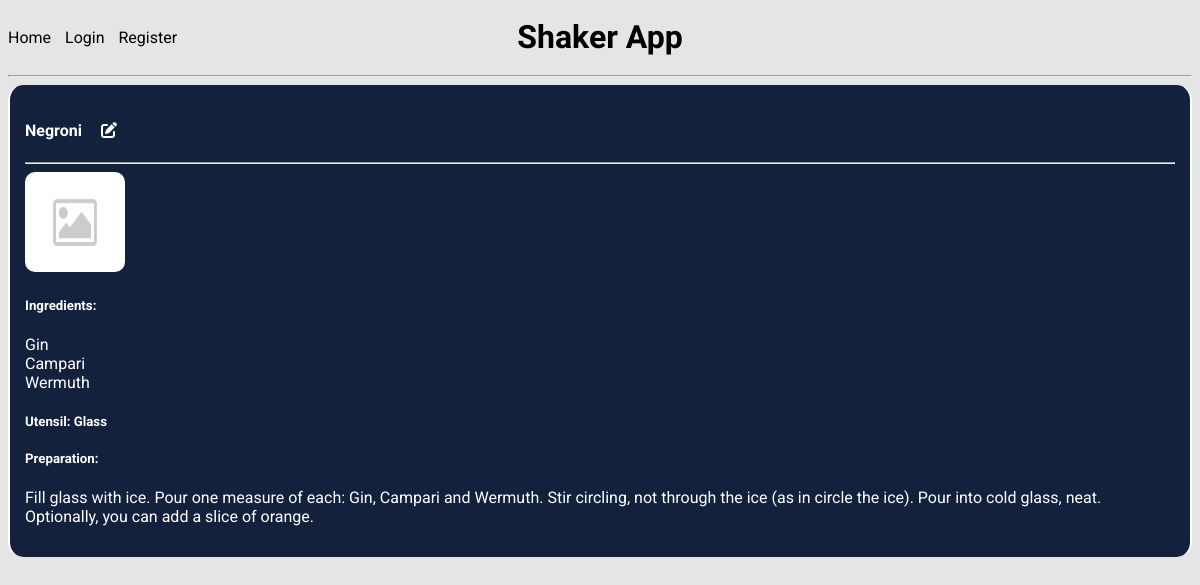
Page /drink_details/7 on the committed database.
### shakerApp/models.py (models this page shows, shortened)
class DrinkRecipe(models.Model):
    name = models.CharField(max_length=100)
    ingredients = models.ManyToManyField(Ingredients)
    utensil = models.IntegerField(choices=requiredUtensil, default=0)
    preparation = models.CharField(max_length=1000)
    image = models.ImageField(default='no-photo.png')

class Ingredients(models.Model):
    type = models.IntegerField(choices=ingredientType)
    name = models.CharField(max_length=100)
    image = models.ImageField(default='no-photo.png')

### shakerApp/views.py (the view)
# urls.py: path('drink_details/<int:pk>', views.DetailDrinkView.as_view(), name='drink_details'),
class DetailDrinkView(View):
    def get(self, request, pk):
        drink = get_object_or_404(DrinkRecipe, pk=pk)
        context = {
            'name': drink.name,
            'utensil': drink.utensil,
            'ingredients': drink.ingredients.all(),
            'preparation': drink.preparation,
            'image': drink.image,
            'id': drink.id,
        }
        return render(request, 'shakerApp/drink_details.html', context)

### shakerApp/templates/shakerApp/drink_details.html
{% extends 'shakerApp/base.html' %}
{% block content %}
<div class="container">
    <h4>
        {{ name }} <a href="{% url 'shakerApp:edit_drink' id %}"><i class="fa-solid fa-pen-to-square"></a></i>
    </h4>
    <hr>
    <img src="{{ image.url }}" height="100px" width="100px">
    <h5>Ingredients:</h5>
    <ul>
        {% for ingredient in ingredients %}
        <li>{{ ingredient.name }}</li>
        {% endfor %}
    </ul>
    <h5>Utensil: {% if utensil == 1 %}Glass{% else %}Shaker{% endif %}</h5>
    <h5>Preparation:</h5>
    <p>{{ preparation }}</p>
</div>
{% endblock %}

### shakerApp/templates/shakerApp/base.html (shortened to what this page needs)
<!DOCTYPE html>
<html lang="en">
{% load static %}
<head>
    <link rel="stylesheet" href="{% static 'style.css' %}">
    <link rel="stylesheet" href="https://cdnjs.cloudflare.com/ajax/libs/font-awesome/6.1.1/css/all.min.css"
 />
</head>
<body>
    <div class="navbar">
        <div class="nav-links">
            <a href="{% url 'shakerApp:index' %}">Home</a>
            {% if user.is_authenticated %}
            <a href="{% url 'shakerApp:logout' %}">Logout</a>
            <br>
            {% else %}
            <a href="{% url 'shakerApp:login' %}">Login</a>
            <a href="{% url 'shakerApp:registration' %}">Register</a>
            <br>
            {% endif %}
        </div>
        <h1>Shaker App</h1>
    </div>
    <hr>
    {% block content %}
    {% endblock %}
</body>
</html>

### shakerApp/static/style.css (style rules this page uses)
html { background-color: #e5e5e5; font-family: 'Roboto', sans-serif; transition: 300ms; scroll-behavior: smooth; }
ul { list-style-type: none; margin: 0; padding: 0; }
a { text-decoration: none; color: inherit; }
img { border-radius: 10px; }
h1 { font-family: 'Dancing Script', cursive; position: absolute; top: -20%; left: 50%; transform: translate(-50%); font-weight: 700; }
.navbar { position: relative; padding: 20px 0 20px 0; }
.nav-links a { margin: 0 10px 0 0; }
.container { max-width: 1240px; background-color: #14213d; border-left: 2px solid #ffffff; border-right: 2px solid #ffffff; padding: 15px; margin: 0 auto; border-radius: 15px; color: #ffffff; }
.fa-pen-to-square { margin: 0 0 0 15px; }

### rows in the picture
DrinkRecipe: name "Negroni", preparation "Fill glass with ice. Pour one measure of each: Gin, Campari and Wermuth. Stir circling, not through the ice (as in circle the ice). Pour into cold glass, neat. Optionally, you can add a slice of orange."
Ingredients: name "Gin"
Ingredients: name "Campari"
Ingredients: name "Wermuth"
